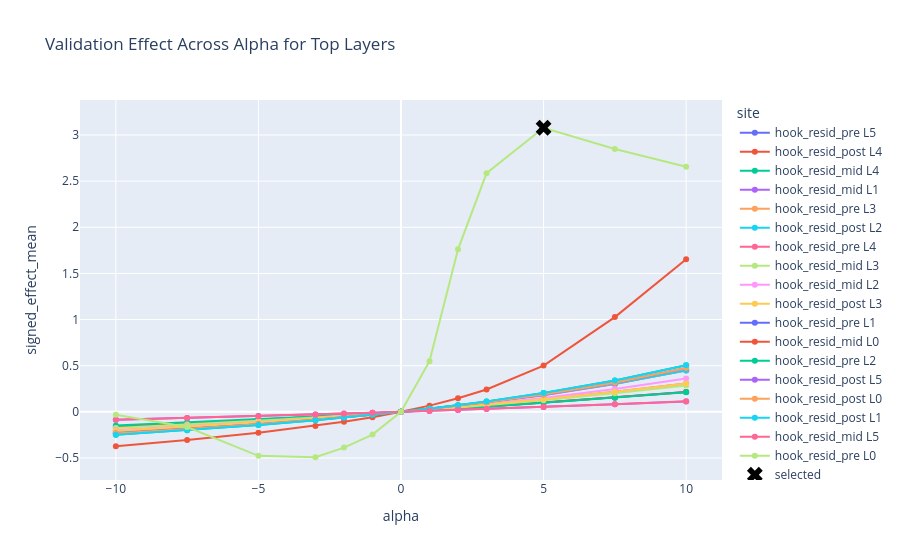

Source (notebook cell):
### Code cell
if not validation.empty:
    selected = summary.get("selected") or selected_payload.get("selected") or {}
    top_layers = (
        validation.groupby("layer")["signed_effect_mean"]
        .max()
        .sort_values(ascending=False)
        .head(6)
        .index.tolist()
    )
    curves = validation[validation["layer"].isin(top_layers)].copy()
    curves["site"] = curves["hook_point"] + " L" + curves["layer"].astype(str)
    fig = px.line(
        curves.sort_values("alpha"),
        x="alpha",
        y="signed_effect_mean",
        color="site",
        markers=True,
        title="Validation Effect Across Alpha for Top Layers",
    )
    if selected:
        fig.add_trace(
            go.Scatter(
                x=[selected.get("alpha")],
                y=[selected.get("signed_effect_mean")],
                mode="markers",
                marker=dict(size=14, symbol="x", color="black"),
                name="selected",
            )
        )
    fig.show()

### Figure 1 — Plotly figure (JSON) as saved in the notebook; plotly's stock layout.template omitted (floating-point values rounded to 4 significant figures)
{"data": [{"hovertemplate": "site=hook_resid_pre L5<br>alpha=%{x}<br>signed_effect_mean=%{y}<extra></extra>", "legendgroup": "hook_resid_pre L5", "line": {"color": "#636efa", "dash": "solid"}, "marker": {"symbol": "circle"}, "mode": "lines+markers", "name": "hook_resid_pre L5", "orientation": "v", "showlegend": true, "type": "scatter", "x": [-10.0, -7.5, -5.0, -3.0, -2.0, -1.0, 0.0, 1.0, 2.0, 3.0, 5.0, 7.5, 10.0], "xaxis": "x", "y": [-0.1637, -0.1272, -0.08786, -0.05423, -0.03667, -0.0186, 0.0, 0.01912, 0.03878, 0.05897, 0.101, 0.1564, 0.215], "yaxis": "y"}, {"hovertemplate": "site=hook_resid_post L4<br>alpha=%{x}<br>signed_effect_mean=%{y}<extra></extra>", "legendgroup": "hook_resid_post L4", "line": {"color": "#EF553B", "dash": "solid"}, "marker": {"symbol": "circle"}, "mode": "lines+markers", "name": "hook_resid_post L4", "orientation": "v", "showlegend": true, "type": "scatter", "x": [-10.0, -7.5, -5.0, -3.0, -2.0, -1.0, 0.0, 1.0, 2.0, 3.0, 5.0, 7.5, 10.0], "xaxis": "x", "y": [-0.1637, -0.1272, -0.08786, -0.05423, -0.03667, -0.0186, 0.0, 0.01912, 0.03878, 0.05897, 0.101, 0.1564, 0.215], "yaxis": "y"}, {"hovertemplate": "site=hook_resid_mid L4<br>alpha=%{x}<br>signed_effect_mean=%{y}<extra></extra>", "legendgroup": "hook_resid_mid L4", "line": {"color": "#00cc96", "dash": "solid"}, "marker": {"symbol": "circle"}, "mode": "lines+markers", "name": "hook_resid_mid L4", "orientation": "v", "showlegend": true, "type": "scatter", "x": [-10.0, -7.5, -5.0, -3.0, -2.0, -1.0, 0.0, 1.0, 2.0, 3.0, 5.0, 7.5, 10.0], "xaxis": "x", "y": [-0.1487, -0.1166, -0.08124, -0.05053, -0.0343, -0.01746, 0.0, 0.01811, 0.03688, 0.05634, 0.09733, 0.1525, 0.212], "yaxis": "y"}, {"hovertemplate": "site=hook_resid_mid L1<br>alpha=%{x}<br>signed_effect_mean=%{y}<extra></extra>", "legendgroup": "hook_resid_mid L1", "line": {"color": "#ab63fa", "dash": "solid"}, "marker": {"symbol": "circle"}, "mode": "lines+markers", "name": "hook_resid_mid L1", "orientation": "v", "showlegend": true, "type": "scatter", "x": [-10.0, -7.5, -5.0, -3.0, -2.0, -1.0, 0.0, 1.0, 2.0, 3.0, 5.0, 7.5, 10.0], "xaxis": "x", "y": [-0.2256, -0.1803, -0.1286, -0.08179, -0.05621, -0.029, 0.0, 0.031, 0.06421, 0.09989, 0.1799, 0.3003, 0.45], "yaxis": "y"}, {"hovertemplate": "site=hook_resid_pre L3<br>alpha=%{x}<br>signed_effect_mean=%{y}<extra></extra>", "legendgroup": "hook_resid_pre L3", "line": {"color": "#FFA15A", "dash": "solid"}, "marker": {"symbol": "circle"}, "mode": "lines+markers", "name": "hook_resid_pre L3", "orientation": "v", "showlegend": true, "type": "scatter", "x": [-10.0, -7.5, -5.0, -3.0, -2.0, -1.0, 0.0, 1.0, 2.0, 3.0, 5.0, 7.5, 10.0], "xaxis": "x", "y": [-0.2302, -0.1867, -0.1348, -0.0863, -0.05946, -0.03073, 0.0, 0.03286, 0.068, 0.1055, 0.1884, 0.308, 0.4468], "yaxis": "y"}, {"hovertemplate": "site=hook_resid_post L2<br>alpha=%{x}<br>signed_effect_mean=%{y}<extra></extra>", "legendgroup": "hook_resid_post L2", "line": {"color": "#19d3f3", "dash": "solid"}, "marker": {"symbol": "circle"}, "mode": "lines+markers", "name": "hook_resid_post L2", "orientation": "v", "showlegend": true, "type": "scatter", "x": [-10.0, -7.5, -5.0, -3.0, -2.0, -1.0, 0.0, 1.0, 2.0, 3.0, 5.0, 7.5, 10.0], "xaxis": "x", "y": [-0.2302, -0.1867, -0.1348, -0.0863, -0.05946, -0.03073, 0.0, 0.03286, 0.068, 0.1055, 0.1884, 0.308, 0.4468], "yaxis": "y"}, {"hovertemplate": "site=hook_resid_pre L4<br>alpha=%{x}<br>signed_effect_mean=%{y}<extra></extra>", "legendgroup": "hook_resid_pre L4", "line": {"color": "#FF6692", "dash": "solid"}, "marker": {"symbol": "circle"}, "mode": "lines+markers", "name": "hook_resid_pre L4", "orientation": "v", "showlegend": true, "type": "scatter", "x": [-10.0, -7.5, -5.0, -3.0, -2.0, -1.0, 0.0, 1.0, 2.0, 3.0, 5.0, 7.5, 10.0], "xaxis": "x", "y": [-0.2039, -0.1601, -0.1118, -0.06977, -0.04745, -0.02421, 0.0, 0.02525, 0.05158, 0.07907, 0.1377, 0.2185, 0.3081], "yaxis": "y"}, {"hovertemplate": "site=hook_resid_mid L3<br>alpha=%{x}<br>signed_effect_mean=%{y}<extra></extra>", "legendgroup": "hook_resid_mid L3", "line": {"color": "#B6E880", "dash": "solid"}, "marker": {"symbol": "circle"}, "mode": "lines+markers", "name": "hook_resid_mid L3", "orientation": "v", "showlegend": true, "type": "scatter", "x": [-10.0, -7.5, -5.0, -3.0, -2.0, -1.0, 0.0, 1.0, 2.0, 3.0, 5.0, 7.5, 10.0], "xaxis": "x", "y": [-0.1741, -0.1378, -0.0972, -0.06116, -0.04178, -0.02142, 0.0, 0.02254, 0.04626, 0.07125, 0.1252, 0.2009, 0.2863], "yaxis": "y"}, {"hovertemplate": "site=hook_resid_mid L2<br>alpha=%{x}<br>signed_effect_mean=%{y}<extra></extra>", "legendgroup": "hook_resid_mid L2", "line": {"color": "#FF97FF", "dash": "solid"}, "marker": {"symbol": "circle"}, "mode": "lines+markers", "name": "hook_resid_mid L2", "orientation": "v", "showlegend": true, "type": "scatter", "x": [-10.0, -7.5, -5.0, -3.0, -2.0, -1.0, 0.0, 1.0, 2.0, 3.0, 5.0, 7.5, 10.0], "xaxis": "x", "y": [-0.1985, -0.1571, -0.111, -0.07005, -0.04797, -0.02466, 0.0, 0.02618, 0.05404, 0.08377, 0.1496, 0.2463, 0.3616], "yaxis": "y"}, {"hovertemplate": "site=hook_resid_post L3<br>alpha=%{x}<br>signed_effect_mean=%{y}<extra></extra>", "legendgroup": "hook_resid_post L3", "line": {"color": "#FECB52", "dash": "solid"}, "marker": {"symbol": "circle"}, "mode": "lines+markers", "name": "hook_resid_post L3", "orientation": "v", "showlegend": true, "type": "scatter", "x": [-10.0, -7.5, -5.0, -3.0, -2.0, -1.0, 0.0, 1.0, 2.0, 3.0, 5.0, 7.5, 10.0], "xaxis": "x", "y": [-0.2039, -0.1601, -0.1118, -0.06977, -0.04745, -0.02421, 0.0, 0.02525, 0.05158, 0.07907, 0.1377, 0.2185, 0.3081], "yaxis": "y"}, {"hovertemplate": "site=hook_resid_pre L1<br>alpha=%{x}<br>signed_effect_mean=%{y}<extra></extra>", "legendgroup": "hook_resid_pre L1", "line": {"color": "#636efa", "dash": "solid"}, "marker": {"symbol": "circle"}, "mode": "lines+markers", "name": "hook_resid_pre L1", "orientation": "v", "showlegend": true, "type": "scatter", "x": [-10.0, -7.5, -5.0, -3.0, -2.0, -1.0, 0.0, 1.0, 2.0, 3.0, 5.0, 7.5, 10.0], "xaxis": "x", "y": [-0.2343, -0.187, -0.1333, -0.08475, -0.05825, -0.03007, 0.0, 0.03217, 0.06671, 0.1039, 0.1878, 0.3151, 0.4748], "yaxis": "y"}, {"hovertemplate": "site=hook_resid_mid L0<br>alpha=%{x}<br>signed_effect_mean=%{y}<extra></extra>", "legendgroup": "hook_resid_mid L0", "line": {"color": "#EF553B", "dash": "solid"}, "marker": {"symbol": "circle"}, "mode": "lines+markers", "name": "hook_resid_mid L0", "orientation": "v", "showlegend": true, "type": "scatter", "x": [-10.0, -7.5, -5.0, -3.0, -2.0, -1.0, 0.0, 1.0, 2.0, 3.0, 5.0, 7.5, 10.0], "xaxis": "x", "y": [-0.3735, -0.3059, -0.2277, -0.1523, -0.108, -0.05778, 0.0, 0.06731, 0.1468, 0.2421, 0.5012, 1.027, 1.653], "yaxis": "y"}, {"hovertemplate": "site=hook_resid_pre L2<br>alpha=%{x}<br>signed_effect_mean=%{y}<extra></extra>", "legendgroup": "hook_resid_pre L2", "line": {"color": "#00cc96", "dash": "solid"}, "marker": {"symbol": "circle"}, "mode": "lines+markers", "name": "hook_resid_pre L2", "orientation": "v", "showlegend": true, "type": "scatter", "x": [-10.0, -7.5, -5.0, -3.0, -2.0, -1.0, 0.0, 1.0, 2.0, 3.0, 5.0, 7.5, 10.0], "xaxis": "x", "y": [-0.2474, -0.1984, -0.1422, -0.09075, -0.06251, -0.03232, 0.0, 0.03471, 0.07207, 0.1124, 0.2032, 0.3395, 0.5057], "yaxis": "y"}, {"hovertemplate": "site=hook_resid_post L5<br>alpha=%{x}<br>signed_effect_mean=%{y}<extra></extra>", "legendgroup": "hook_resid_post L5", "line": {"color": "#ab63fa", "dash": "solid"}, "marker": {"symbol": "circle"}, "mode": "lines+markers", "name": "hook_resid_post L5", "orientation": "v", "showlegend": true, "type": "scatter", "x": [-10.0, -7.5, -5.0, -3.0, -2.0, -1.0, 0.0, 1.0, 2.0, 3.0, 5.0, 7.5, 10.0], "xaxis": "x", "y": [-0.08523, -0.06633, -0.04586, -0.02832, -0.01915, -0.00971, 0.0, 0.009982, 0.02024, 0.03076, 0.05263, 0.08144, 0.1118], "yaxis": "y"}, {"hovertemplate": "site=hook_resid_post L0<br>alpha=%{x}<br>signed_effect_mean=%{y}<extra></extra>", "legendgroup": "hook_resid_post L0", "line": {"color": "#FFA15A", "dash": "solid"}, "marker": {"symbol": "circle"}, "mode": "lines+markers", "name": "hook_resid_post L0", "orientation": "v", "showlegend": true, "type": "scatter", "x": [-10.0, -7.5, -5.0, -3.0, -2.0, -1.0, 0.0, 1.0, 2.0, 3.0, 5.0, 7.5, 10.0], "xaxis": "x", "y": [-0.2343, -0.187, -0.1333, -0.08475, -0.05825, -0.03007, 0.0, 0.03217, 0.06671, 0.1039, 0.1878, 0.3151, 0.4748], "yaxis": "y"}, {"hovertemplate": "site=hook_resid_post L1<br>alpha=%{x}<br>signed_effect_mean=%{y}<extra></extra>", "legendgroup": "hook_resid_post L1", "line": {"color": "#19d3f3", "dash": "solid"}, "marker": {"symbol": "circle"}, "mode": "lines+markers", "name": "hook_resid_post L1", "orientation": "v", "showlegend": true, "type": "scatter", "x": [-10.0, -7.5, -5.0, -3.0, -2.0, -1.0, 0.0, 1.0, 2.0, 3.0, 5.0, 7.5, 10.0], "xaxis": "x", "y": [-0.2474, -0.1984, -0.1422, -0.09075, -0.06251, -0.03232, 0.0, 0.03471, 0.07207, 0.1124, 0.2032, 0.3395, 0.5057], "yaxis": "y"}, {"hovertemplate": "site=hook_resid_mid L5<br>alpha=%{x}<br>signed_effect_mean=%{y}<extra></extra>", "legendgroup": "hook_resid_mid L5", "line": {"color": "#FF6692", "dash": "solid"}, "marker": {"symbol": "circle"}, "mode": "lines+markers", "name": "hook_resid_mid L5", "orientation": "v", "showlegend": true, "type": "scatter", "x": [-10.0, -7.5, -5.0, -3.0, -2.0, -1.0, 0.0, 1.0, 2.0, 3.0, 5.0, 7.5, 10.0], "xaxis": "x", "y": [-0.0869, -0.06749, -0.04661, -0.02877, -0.01945, -0.009866, 0.0, 0.01015, 0.02058, 0.0313, 0.05361, 0.08308, 0.1142], "yaxis": "y"}, {"hovertemplate": "site=hook_resid_pre L0<br>alpha=%{x}<br>signed_effect_mean=%{y}<extra></extra>", "legendgroup": "hook_resid_pre L0", "line": {"color": "#B6E880", "dash": "solid"}, "marker": {"symbol": "circle"}, "mode": "lines+markers", "name": "hook_resid_pre L0", "orientation": "v", "showlegend": true, "type": "scatter", "x": [-10.0, -7.5, -5.0, -3.0, -2.0, -1.0, 0.0, 1.0, 2.0, 3.0, 5.0, 7.5, 10.0], "xaxis": "x", "y": [-0.0308, -0.1639, -0.4771, -0.4921, -0.3878, -0.2467, 0.0, 0.5484, 1.761, 2.586, 3.079, 2.849, 2.655], "yaxis": "y"}, {"marker": {"color": "black", "size": 14, "symbol": "x"}, "mode": "markers", "name": "selected", "type": "scatter", "x": [5], "y": [3.079]}], "layout": {"legend": {"title": {"text": "site"}, "tracegroupgap": 0}, "title": {"text": "Validation Effect Across Alpha for Top Layers"}, "xaxis": {"anchor": "y", "domain": [0, 1], "title": {"text": "alpha"}}, "yaxis": {"anchor": "x", "domain": [0, 1], "title": {"text": "signed_effect_mean"}}}}
